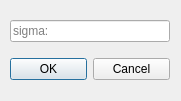
<?xml version="1.0" encoding="UTF-8"?>
<ui version="4.0">
 <class>AddNoizeDialog</class>
 <widget class="QDialog" name="AddNoizeDialog">
  <property name="geometry">
   <rect>
    <x>0</x>
    <y>0</y>
    <width>181</width>
    <height>101</height>
   </rect>
  </property>
  <property name="windowTitle">
   <string>AdditiveWhiteGaussianNoizeDialog</string>
  </property>
  <widget class="QWidget" name="gridLayoutWidget">
   <property name="geometry">
    <rect>
     <x>10</x>
     <y>10</y>
     <width>160</width>
     <height>80</height>
    </rect>
   </property>
   <layout class="QGridLayout" name="gridLayout">
    <item row="0" column="0">
     <widget class="QLineEdit" name="lineEdit">
      <property name="placeholderText">
       <string>sigma:</string>
      </property>
     </widget>
    </item>
    <item row="1" column="0">
     <widget class="QDialogButtonBox" name="buttonBox">
      <property name="orientation">
       <enum>Qt::Horizontal</enum>
      </property>
      <property name="standardButtons">
       <set>QDialogButtonBox::Cancel|QDialogButtonBox::Ok</set>
      </property>
     </widget>
    </item>
   </layout>
  </widget>
 </widget>
 <resources/>
 <connections>
  <connection>
   <sender>buttonBox</sender>
   <signal>accepted()</signal>
   <receiver>AddNoizeDialog</receiver>
   <slot>accept()</slot>
   <hints>
    <hint type="sourcelabel">
     <x>248</x>
     <y>254</y>
    </hint>
    <hint type="destinationlabel">
     <x>157</x>
     <y>274</y>
    </hint>
   </hints>
  </connection>
  <connection>
   <sender>buttonBox</sender>
   <signal>rejected()</signal>
   <receiver>AddNoizeDialog</receiver>
   <slot>reject()</slot>
   <hints>
    <hint type="sourcelabel">
     <x>316</x>
     <y>260</y>
    </hint>
    <hint type="destinationlabel">
     <x>286</x>
     <y>274</y>
    </hint>
   </hints>
  </connection>
 </connections>
</ui>
